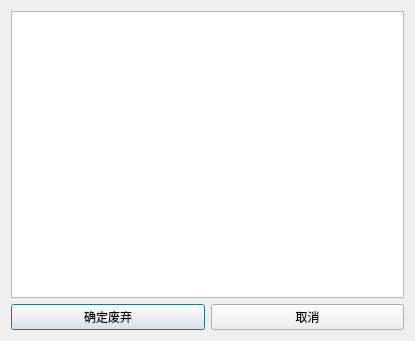
<?xml version="1.0" encoding="UTF-8"?>
<ui version="4.0">
 <class>Dialog</class>
 <widget class="QDialog" name="Dialog">
  <property name="geometry">
   <rect>
    <x>0</x>
    <y>0</y>
    <width>415</width>
    <height>341</height>
   </rect>
  </property>
  <property name="windowTitle">
   <string>废弃愿望</string>
  </property>
  <layout class="QGridLayout" name="gridLayout">
   <item row="0" column="0" colspan="2">
    <widget class="QListWidget" name="listWidget"/>
   </item>
   <item row="1" column="0">
    <widget class="QPushButton" name="pushButton">
     <property name="text">
      <string>确定废弃</string>
     </property>
    </widget>
   </item>
   <item row="1" column="1">
    <widget class="QPushButton" name="pushButton_2">
     <property name="text">
      <string>取消</string>
     </property>
    </widget>
   </item>
  </layout>
 </widget>
 <resources/>
 <connections/>
</ui>
